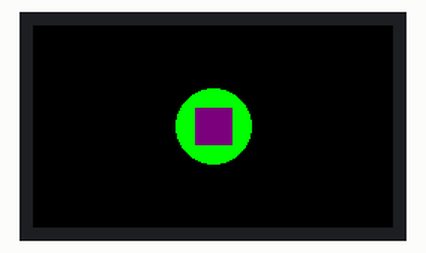
A sketch run on a simulated ESP32. Shown: 240×135 colour display.

Above: at 0.3 s.
At 0.9 s:
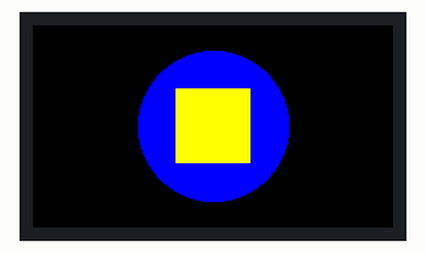

Measured:
- what the display in image 1 shows lasts 0.6 s, from 0.9 s to 1.5 s

The sketch:

tft_sprite_example.ino
```cpp
#include <TFT_eSPI.h>

#define WIDTH 135
#define HEIGHT 240
#define SIZE1 50
#define SIZE2 25

TFT_eSPI tft = TFT_eSPI();
TFT_eSprite spr = TFT_eSprite(&tft);

uint16_t red = 0xB926;
uint16_t pink = 0xD4D7;

void setup() {
  tft.init();
  tft.setRotation(1);
  tft.fillScreen(TFT_BLACK);
  spr.createSprite(HEIGHT, WIDTH);
}

void drawCircle1() {
  spr.fillCircle(tft.width()/2, tft.height()/2, SIZE1, TFT_BLUE);
  spr.fillRect(tft.width()/2-SIZE1/2, tft.height()/2-SIZE1/2, SIZE1, SIZE1, TFT_YELLOW);
  spr.pushSprite(0, 0);
}

void drawCircle2() {
  spr.fillCircle(tft.width()/2, tft.height()/2, SIZE2, TFT_GREEN);
  spr.fillRect(tft.width()/2-SIZE2/2, tft.height()/2-SIZE2/2, SIZE2, SIZE2, TFT_PURPLE);
  spr.pushSprite(0, 0);
}

int counter = 0;

void loop() {
  spr.fillSprite(TFT_BLACK);
  if (counter % 2) {
    drawCircle1();
  } else {
    drawCircle2();
  }
  counter += 1;
  delay(500);
}
```
